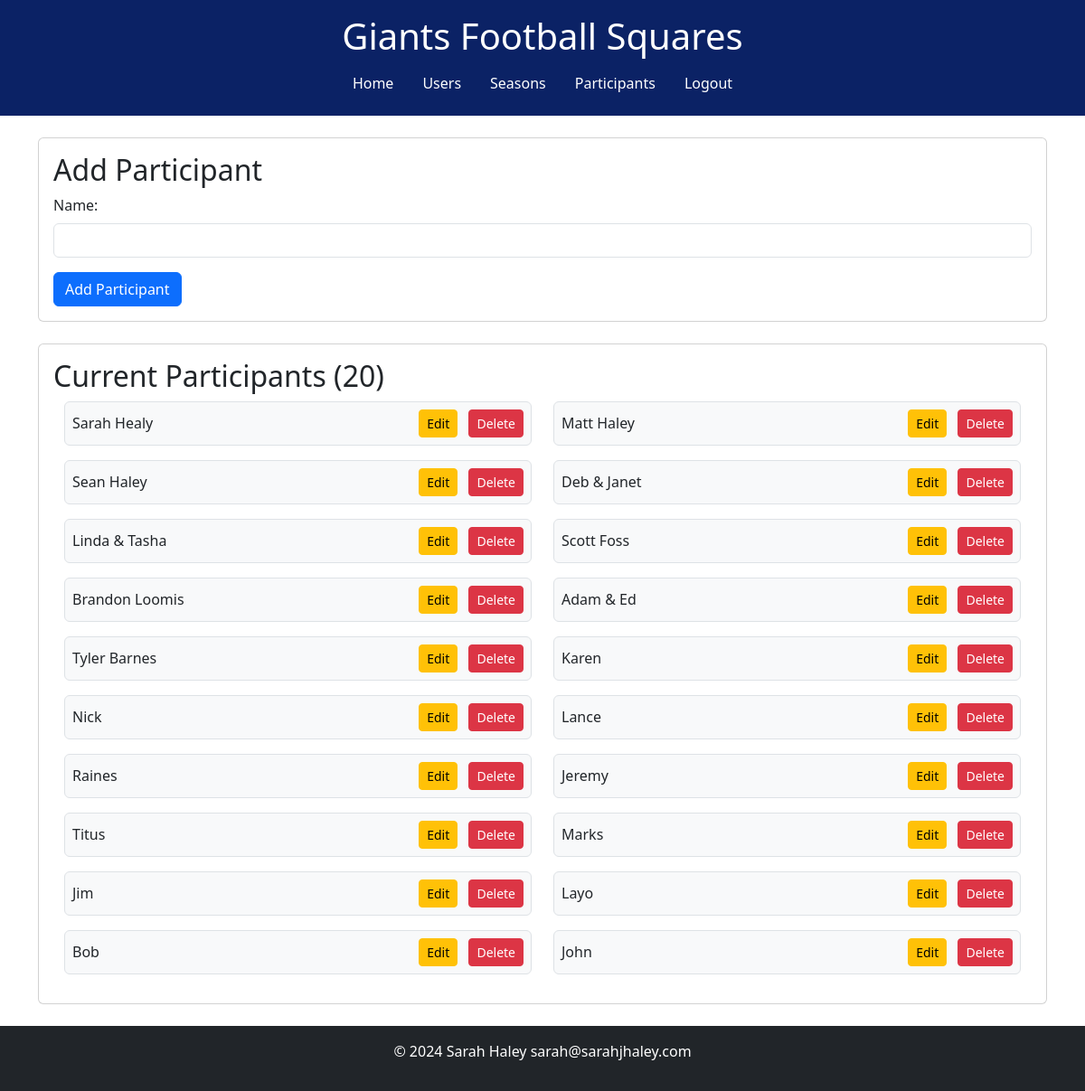
The page /add_part (signed in) on the database as committed earlier.
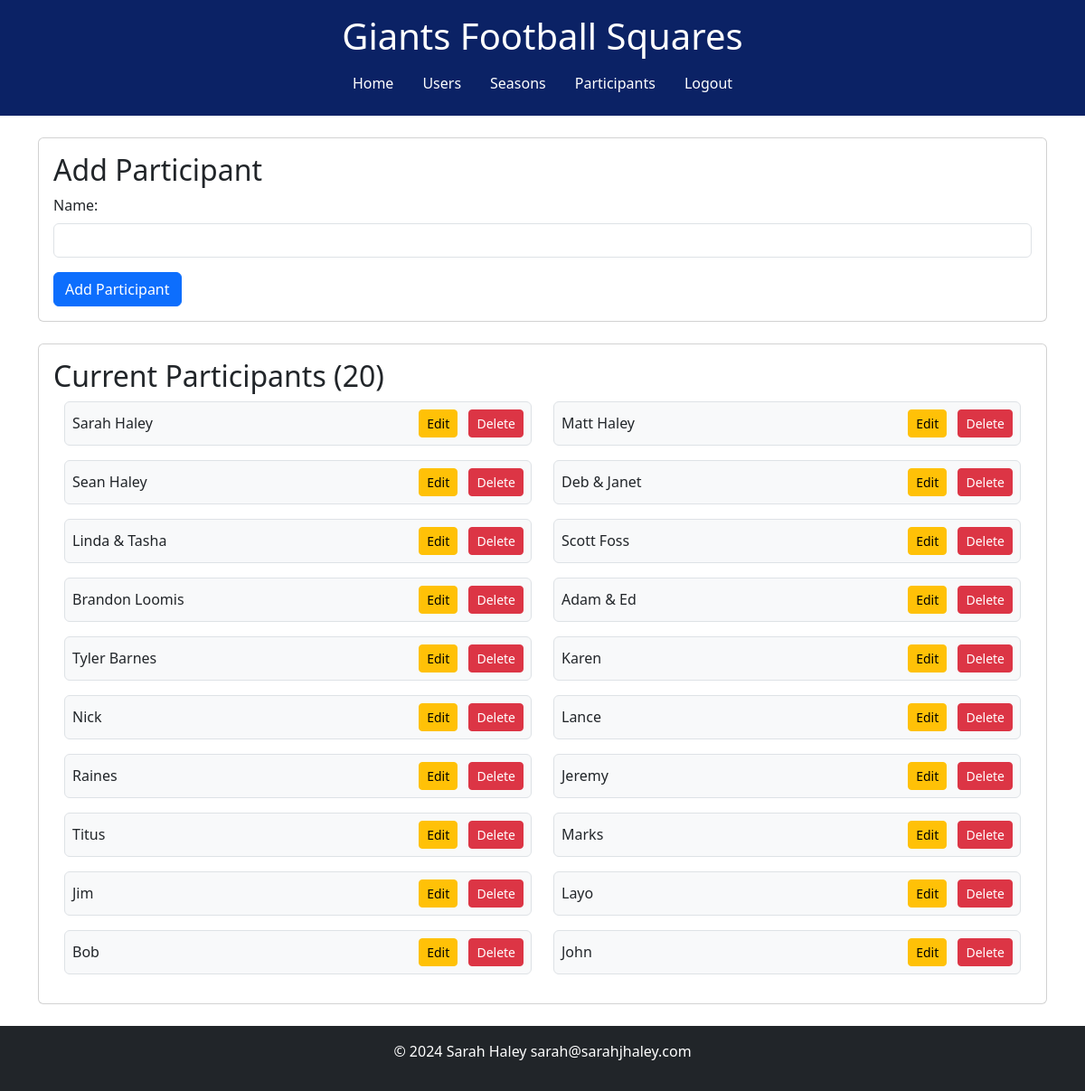
The same page on the database as committed later.
### tables this page shows
CREATE TABLE "participants" (
	"Part_ID"	INTEGER NOT NULL UNIQUE,
	"name"	TEXT NOT NULL,
	PRIMARY KEY("Part_ID" AUTOINCREMENT)
);

### app.py (the view, shortened to what this page needs)
@app.route('/add_part', methods=['GET', 'POST'])
@login_required
def add_part():
    conn = get_db()
    cursor = conn.cursor()
    cursor.execute("SELECT part_id, name FROM participants")
    participants = cursor.fetchall()
    participant_count = len(participants)
    conn.close()
    return render_template('add_part.html', participants=participants, participant_count=participant_count)

### app.py (called while the page is built)
def get_db():
    conn = sqlite3.connect(DATABASE)
    return conn

def login_required(f):
    @wraps(f)
    def decorated_function(*args, **kwargs):
        if 'user_id' not in session:
            flash('You need to be logged in to view this page.', 'warning')
            return redirect(url_for('login'))
        return f(*args, **kwargs)
    return decorated_function

### templates/add_part.html (shortened to what this page needs)
{% extends 'base.html' %}
{% block content %}
<div class="card">
    <div class="card-body">
        <h2 class="card-title">Add Participant</h2>
        <form action="{{ url_for('add_part') }}" method="post">
            <div class="mb-3">
                <label for="name" class="form-label">Name:</label>
                <input type="text" id="name" name="name" class="form-control" required>
            </div>
            <button type="submit" class="btn btn-primary">Add Participant</button>
        </form>
    </div>
</div>
<br>
<div class="card">
    <div class="card-body">
        <h2 class="card-title">Current Participants ({{ participant_count }})</h2>
        <div class="container">
            <div class="row">
                {% for user in participants %}
                    <div class="col-12 col-md-6 mb-3">
                        <div class="d-flex justify-content-between align-items-center bg-light p-2 border rounded">
                            <span>{{ user[1] }}</span>
                            <div>
                                <a href="{{ url_for('edit_part', part_id=user[0]) }}" class="btn btn-sm btn-warning me-2">Edit</a>
                                <form action="{{ url_for('delete_part', part_id=user[0]) }}" method="post" style="display:inline;">
                                    <button type="submit" class="btn btn-sm btn-danger">Delete</button>
                                </form>
                            </div>
                        </div>
                    </div>
                {% endfor %}
            </div>
        </div>
    </div>
</div>
{% endblock %}

### templates/base.html (shortened to what this page needs)
<!DOCTYPE html>
<html lang="en">
<head>
    <link href="https://cdn.jsdelivr.net/npm/bootstrap@5.3.0/dist/css/bootstrap.min.css" rel="stylesheet">
</head>
<body>
    <header class="bg-primary text-white text-center py-3">
        <h1>Giants Football Squares</h1>
        <nav class="nav justify-content-center">
            <a class="nav-link text-white" href="{{ url_for('home') }}">Home</a>
            {% if 'user_id' in session %}
            <a class="nav-link text-white" href="{{ url_for('register') }}">Users</a>
            <a class="nav-link text-white" href="{{ url_for('add_season') }}">Seasons</a>
            <a class="nav-link text-white" href="{{ url_for('add_part') }}">Participants</a>
            <a class="nav-link text-white" href="{{ url_for('logout') }}">Logout</a>
            {% else %}
            <a class="nav-link text-white" href="{{ url_for('login') }}">Login</a>
            {% endif %}
        </nav>
    </header>
    <main class="container mt-4">
        {% block content %}{% endblock %}
    </main>
    <footer class="bg-dark text-white text-center py-3 mt-4">
        <p>&copy; 2024 Sarah Haley sarah@sarahjhaley.com</p>
    </footer>
</body>
</html>

### templates/base.html (style rules this page uses)
:root { --bs-primary: #0B2265 !important; --bs-primary-rgb: 11, 34, 101 !important; --bs-secondary: #A5ACAF; --bs-success: #28a745; --bs-danger: #A71930; --bs-warning: #ffc107; --bs-info: #17a2b8; --bs-light: #f8f9fa; --bs-dark: #343a40; }

Rows that differ between the two databases and show on the page:
changed participants: name "Sarah Healy" → "Sarah Haley"
